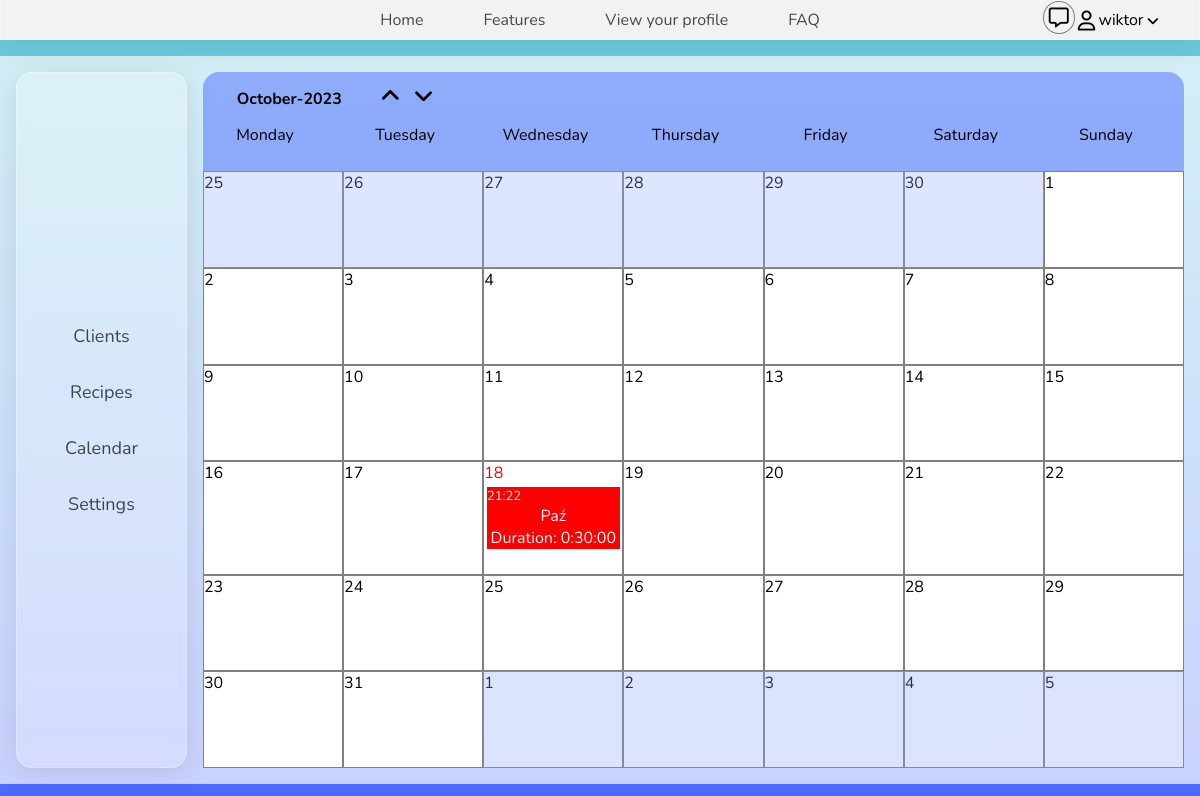
Page /calendar/ (signed in) on the committed database.
### panel/models.py (models this page shows, shortened)
class CustomUser(AbstractBaseUser, PermissionsMixin):
    GENDER_CHOICES = [
        ('M', 'Male'),
        ('F', 'Female'),
        ('O', 'Other'),
    ]
    email = models.EmailField(unique=True)
    first_name = models.CharField(max_length=30)
    last_name = models.CharField(max_length=30)
    is_active = models.BooleanField(default=True)
    is_staff = models.BooleanField(default=False)
    is_dietitian = models.BooleanField(default=False)
    is_client = models.BooleanField(default=True)
    gender = models.CharField(choices=GENDER_CHOICES, max_length=1)
    City = models.CharField(max_length=40)
    Country = models.CharField(max_length=40)
    photo = models.ImageField(upload_to='user/%Y/%m/%d/',
                              blank=True)
    slug = models.SlugField(unique=True, blank=True, null=True)
    full_name = models.CharField(max_length=40, blank=True)
    date_of_birth = models.DateField(blank=True, null=True)
    def get_user_appointments(self):
        return Appointment.objects.filter(user_profile=self)
    objects = UserProfileManager()
    groups = models.ManyToManyField(
        Group,
        verbose_name=_('groups'),
        blank=True,
        related_name='custom_users'  # Unikalna nazwa dla odwrotnego dostępu do groups
    )
    user_permissions = models.ManyToManyField(
        Permission,
        verbose_name=_('user permissions'),
        blank=True,
        related_name='custom_users'  # Unikalna nazwa dla odwrotnego dostępu do user_permissions
    )
    USERNAME_FIELD = 'email'
    REQUIRED_FIELDS = ['first_name', 'last_name']
    id = models.UUIDField(primary_key=True, default=uuid.uuid4, editable=False)

class Appointment(models.Model):
    APPOINTMENT_CHOICES = [
        ('diet_consultation', 'Diet_consultation'),
        ('diet_consultion', 'Diet_consultation'),
        ('deep_analyse_of_activity', 'Deep_analyse_of_activity'),
        ('swimming', 'Swimming'),
    ]
    DURATION_CHOICES = [
        (timedelta(minutes=30), '30 minutes'),
        (timedelta(minutes=60), '60 minutes'),
    ]
    title = models.CharField(max_length=80)
    event_duration = models.DurationField(choices=DURATION_CHOICES)
    date = models.DateTimeField()
    user_profile = models.ForeignKey(CustomUser,
                                     on_delete=models.CASCADE,
                                     related_name='user_appointments')
    dietitian_profile = models.ForeignKey(DietitianProfile,
                                          on_delete=models.CASCADE,
                                          related_name='dietitian_appointments')
    published_time = models.DateTimeField(default=now, editable=False)

### panel/views.py (the view, shortened to what this page needs)
# urls.py: path('calendar/', ManageCalendar.as_view(), name='show_calendar'),
class ManageCalendar(LoginRequiredMixin, ListView, CalendarAppointmentsMixin):
    template_name = 'panel/calendar.html'
    context_object_name = 'appointments'
    def get_queryset(self):
        return self.get_appointments(self.request.user)
    def get(self, request):
        return self._handle_calendar_request(request)
    def _handle_calendar_request(self, request):
        selected_year = int(request.POST.get('year', datetime.now().year))
        selected_month = int(request.POST.get('month', datetime.now().month))
        current_day_num = datetime.now().day
        first_day = datetime(selected_year, selected_month, 1)
        weekday_of_start = first_day.weekday()
        last_day = calendar.monthrange(selected_year, selected_month)[1]
        prev_month = selected_month - 1 if selected_month > 1 else 12
        last_day_prev_month = calendar.monthrange(selected_year, prev_month)[1]
        months = {i: month_name for i, month_name in enumerate(calendar.month_name) if i != 0}
        years_range = range(2023, 2028)
        weekdays = calendar.day_name
        prev_days = range(last_day_prev_month - weekday_of_start + 1, last_day_prev_month + 1)
        next_days = range(1, 42 - last_day - weekday_of_start + 1)
        current_month = datetime.now().month
        month_name = calendar.month_name[current_month]
        appointments = self.get_queryset()
        sorted_appointments = sorted(appointments, key=attrgetter("date"))
        grouped_appointments = []
        for date, group in groupby(sorted_appointments, key=lambda app: app.date.date()):
            grouped_appointments.append(list(group))
        context = {
            "current_date": datetime.now(),
            "current_year": datetime.now().year,
            "current_month": month_name,
            "current_day_num": current_day_num,
            "selected_year": selected_year,
            "selected_month": selected_month,
            "years": years_range,
            "months": months,
            "weekdays": weekdays,
            "prev_days": prev_days,
            "days": range(1, last_day + 1),
            "next_days": next_days,
            "grouped_appointments": grouped_appointments,
        }
        return render(request, "panel/calendar.html", context)

### panel/views.py (called while the page is built)
    def get_appointments(self, user):
        if hasattr(user, 'dietitianprofile'):
            dietitian_profile = user.dietitianprofile
            return dietitian_profile.get_dietitian_appointments()
        else:
            return user.get_user_appointments()

### panel/templates/panel/calendar.html (shortened to what this page needs)
{% extends 'dietitian_panel_base.html' %}
{% load static %}
{% block additional_stylesheets %}
    <link href="{% static "css/calendar.css" %}" rel="stylesheet">{% endblock %}
{% block information %}
    <div class="calendar-container" data-container>
        <header>
            <div class="button-container">
                <button class="month-button" id="month-button">{{ current_month }}-{{ current_year }}</button>
            </div>
            <div class="arrows-wrapper">
                <i class="fa-solid fa-angle-up" id="arrow-up"></i>
                <i class="fa-solid fa-angle-down" id="arrow-down"></i>
            </div>
        </header>
        <div class="calendar from-up">
            {% for weekday in weekdays %}
                <div class="weekday">{{ weekday }}</div>
            {% endfor %}
            {% for day in prev_days %}
                <div class="diff_day" data-prev-day="{{ day }}">{{ day }}</div>
            {% endfor %}
            {% for day in days %}
                <div data-day="{{ day }}"
                     class="day{% if selected_year == current_date.year and selected_month == current_date.month and day == current_day_num %} current_day{% endif %}">
                    {{ day }}
                    {% for group in grouped_appointments %}
                        {% for appointment in group %}
                            {% if appointment.date.year == selected_year and appointment.date.month == selected_month and appointment.date.day == day %}
                                {% if group|length > 1 %}
                                    {% if forloop.first %}
                                        <div class="appointment-count" data-appointment-count="{{ group|length }}"
                                             data-value="{{ appointment.date|date:"Y-m-d" }}">
                                            Appointment count: {{ group|length }}
                                        </div>
                                    {% endif %}
                                {% elif group|length == 1 %}
                                    <div class="appointment" draggable="true"
                                         data-appointment="{{ appointment.date|date:"Y-m-d" }}" data-id="{{ appointment.id }}">
                                        <div class="time">
                                            {{ appointment.date|date:"H:i" }}
                                        </div>
                                        <div class="title">
                                            {{ appointment.title }}
                                        </div>
                                        <div class="duration">
                                            Duration: {{ appointment.event_duration }}
                                        </div>
                                    </div>
                                {% endif %}
                            {% endif %}
                        {% endfor %}
                    {% endfor %}
                </div>
            {% endfor %}
            {% for day in next_days %}
                <div class="diff_day" data-next-day="{{ day }}">{{ day }}</div>
            {% endfor %}
        </div>
    </div>
{% endblock %}

### panel/templates/base.html (shortened to what this page needs)
{% load static %}
<!DOCTYPE html>
<html lang="en">
<head>
    <link href="{% static "css/base.css" %}" rel="stylesheet">
    {% block stylesheets %}{% endblock %}
</head>
<body>
<nav class="navbar">
    <div class="list-wrapper" id="list-wrapper">
        <ul>
            <li><a href="{% url 'panel:home' %}">Home</a></li>
            <li><a href="">Features</a></li>
            <li><a href="{% url 'panel:show_profile' %}">View your profile</a></li>
            <li><a href="">FAQ</a></li>
        </ul>
    </div>
    <div class="last">
        {% if user.is_authenticated %}
            <div class="chat-list" data-notification-count="0" data-chat-list>
                <i class="fa-regular fa-message fa-lg" id="chat-icon"></i>
            </div>
        {% endif %}
        <ul class="user-action" id="user-action">
            <a class="user-box">
                <i class="fa-regular fa-user fa-lg"></i>
                <div class="name">
                    {% if user.is_authenticated %}
                        {{ user.first_name }}
                    {% else %}
                        Guest
                    {% endif %}
                </div>
                <i class="fa-solid fa-angle-down fa-sm"></i>
            </a>
        </ul>
    </div>
</nav>
<div id="content">
    {% block content %}
    {% endblock %}
</div>
</body>
</html>

### panel/static/css/base.css (style rules this page uses)
* { box-sizing: border-box; padding: 0; margin: 0; font-family: 'Nunito', sans-serif; }
body { background: linear-gradient(#6ED1DC 0%, #4B68FF 100%) no-repeat center center fixed; -webkit-background-size: cover; -moz-background-size: cover; -o-background-size: cover; background-size: cover; min-height: 100dvh; min-height: 100svh; display: grid; grid-template-rows: auto 1fr auto; gap: 1rem; }
.navbar { background-color: #F2F2F4; position: sticky; top: 0; width: 100%; display: grid; grid-template-columns: 1fr auto 1fr; padding: 0.5rem; box-shadow: 0 4px 30px rgba(0, 0, 0, 0.1); border: 1px solid rgba(255, 255, 255, 0.3); z-index: 2; }
.navbar a { text-decoration: none; color: black; }
.list-wrapper ul { display: grid; justify-content: center; grid-auto-flow: column; list-style: none; align-items: center; gap: 3vw; }
.list-wrapper li { opacity: 70%; }
.list-wrapper { grid-column: 2/3; }
.navbar .last { display: flex; gap: 0.2rem; justify-self: end; margin-right: 2rem; }
.user-action { list-style: none; position: relative; display: grid; grid-template-rows: repeat(2, auto); }
.user-box { display: flex; align-items: center; gap: 0.2rem; cursor: pointer; }
.chat-list { position: relative; display: grid; justify-items: center; margin-top: 0.5rem; }
i.fa-message::before { position: relative; }
.chat-list::after { content: attr(data-notification-count); border-radius: 50%; color: white; background: red; position: absolute; bottom: 1rem; left: 1.3rem; width: 1rem; font-size: 0.8rem; aspect-ratio: 1; display: flex; align-items: center; justify-content: center; }
.chat-list[data-notification-count="0"]::after { display: none; }
i.fa-message::before, i.fa-bars::before { background-color: #F2F2F4; padding: 0.3rem; border-radius: 50%; border: 0.5px solid gray; cursor: pointer; }
@media (min-width: 1050px) { .list-wrapper ul { gap: 5vw; } }

### panel/static/css/calendar.css (style rules this page uses)
.calendar-container { background-color: hsla(230, 100%, 65%, 50%); border-radius: 1rem 1rem 0 0; display: grid; grid-template-rows: auto 1fr; row-gap: 0.5rem; padding-top: 0.5rem; }
.calendar-container header { display: flex; justify-content: start; }
.button-container { width: 18ch; padding: .5rem .2rem .2rem; }
.button-container button { border: none; background-color: transparent; font-size: 1rem; font-weight: 700; width: 100%; cursor: pointer; }
.arrows-wrapper i { font-weight: 900; font-size: 1.4rem; padding: 0.3rem; cursor: pointer; }
.calendar { display: grid; grid-template-columns: repeat(7, 1fr); grid-template-rows: auto repeat(6, auto); animation-fill-mode: forwards; animation-duration: 500ms; }
.calendar.from-up { animation-name: calendar_from_up_transition; }
div.current_day { color: red; }
.calendar .day, .calendar .diff_day { background-color: white; border: 1px solid gray; min-width: 100px; min-height: 75px; }
.weekday { text-align: center; margin-right: 1rem; padding: 0.2em; }
.calendar .diff_day { opacity: 70%; }
.calendar .appointment { margin: 2%; color: white; background-color: red; cursor: pointer; word-wrap: break-word; }
.appointment .time { font-size: small; }
.appointment .title, .appointment .duration { text-align: center; }

### rows in the picture
CustomUser: first_name "wiktor"
Appointment: date "21:22", title "Paź", event_duration "0:30:00"

### other values in the picture
{{ current_month }} "October"
{{ weekday }} "Monday" "Tuesday" "Wednesday" "Thursday" "Friday" "Saturday" "Sunday"
{{ day }} "25" "26" "27" "28" "29" "30"
{{ day }} "1" "2" "3" "4" "5" "6" "7" "8" "9" "10" "11" "12" "13" "14" "15" "16" "17" "18" "19" "20" "21" "22" "23" "24" "25" "26" "27" "28" "29" "30" "31"
{{ day }} "1" "2" "3" "4" "5"
